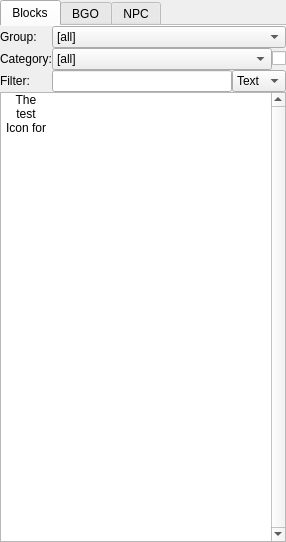
<?xml version="1.0" encoding="UTF-8"?>
<ui version="4.0">
 <class>LevelItemBox</class>
 <widget class="QDockWidget" name="LevelItemBox">
  <property name="geometry">
   <rect>
    <x>0</x>
    <y>0</y>
    <width>286</width>
    <height>542</height>
   </rect>
  </property>
  <property name="windowIcon">
   <iconset resource="../../_resources/editor.qrc">
    <normaloff>:/images/level.png</normaloff>:/images/level.png</iconset>
  </property>
  <property name="allowedAreas">
   <set>Qt::BottomDockWidgetArea|Qt::LeftDockWidgetArea|Qt::RightDockWidgetArea</set>
  </property>
  <property name="windowTitle">
   <string>Level Toolbox</string>
  </property>
  <property name="currentIndex" stdset="0">
   <number>0</number>
  </property>
  <widget class="QTabWidget" name="LevelToolBoxTabs">
   <property name="tabPosition">
    <enum>QTabWidget::North</enum>
   </property>
   <property name="currentIndex">
    <number>0</number>
   </property>
   <property name="documentMode">
    <bool>true</bool>
   </property>
   <widget class="QWidget" name="Blocks">
    <attribute name="title">
     <string>Blocks</string>
    </attribute>
    <layout class="QGridLayout" name="BlocksG" columnstretch="0,90,9,1" columnminimumwidth="50,0,15,0">
     <property name="leftMargin">
      <number>0</number>
     </property>
     <property name="topMargin">
      <number>0</number>
     </property>
     <property name="rightMargin">
      <number>0</number>
     </property>
     <property name="bottomMargin">
      <number>0</number>
     </property>
     <property name="spacing">
      <number>0</number>
     </property>
     <item row="1" column="1" colspan="2">
      <widget class="QComboBox" name="BlockCatList">
       <property name="maxVisibleItems">
        <number>30</number>
       </property>
       <item>
        <property name="text">
         <string notr="true">[all]</string>
        </property>
       </item>
      </widget>
     </item>
     <item row="1" column="0">
      <widget class="QLabel" name="BlockCatLabel">
       <property name="text">
        <string>Category:</string>
       </property>
      </widget>
     </item>
     <item row="4" column="0" colspan="4">
      <widget class="QListWidget" name="BlockItemsList">
       <property name="lineWidth">
        <number>1</number>
       </property>
       <property name="verticalScrollBarPolicy">
        <enum>Qt::ScrollBarAlwaysOn</enum>
       </property>
       <property name="sizeAdjustPolicy">
        <enum>QAbstractScrollArea::AdjustToContents</enum>
       </property>
       <property name="editTriggers">
        <set>QAbstractItemView::NoEditTriggers</set>
       </property>
       <property name="showDropIndicator" stdset="0">
        <bool>false</bool>
       </property>
       <property name="dragEnabled">
        <bool>false</bool>
       </property>
       <property name="dragDropOverwriteMode">
        <bool>false</bool>
       </property>
       <property name="dragDropMode">
        <enum>QAbstractItemView::DragDrop</enum>
       </property>
       <property name="selectionMode">
        <enum>QAbstractItemView::SingleSelection</enum>
       </property>
       <property name="selectionBehavior">
        <enum>QAbstractItemView::SelectItems</enum>
       </property>
       <property name="iconSize">
        <size>
         <width>48</width>
         <height>48</height>
        </size>
       </property>
       <property name="textElideMode">
        <enum>Qt::ElideNone</enum>
       </property>
       <property name="movement">
        <enum>QListView::Snap</enum>
       </property>
       <property name="resizeMode">
        <enum>QListView::Adjust</enum>
       </property>
       <property name="layoutMode">
        <enum>QListView::Batched</enum>
       </property>
       <property name="spacing">
        <number>20</number>
       </property>
       <property name="viewMode">
        <enum>QListView::IconMode</enum>
       </property>
       <property name="uniformItemSizes">
        <bool>false</bool>
       </property>
       <property name="wordWrap">
        <bool>true</bool>
       </property>
       <property name="sortingEnabled">
        <bool>true</bool>
       </property>
       <item>
        <property name="text">
         <string notr="true">The test Icon for blocks</string>
        </property>
        <property name="icon">
         <iconset resource="../../_resources/editor.qrc">
          <normaloff>:/images/cat_builder/cat_builder_48.png</normaloff>:/images/cat_builder/cat_builder_48.png</iconset>
        </property>
        <property name="flags">
         <set>ItemIsSelectable|ItemIsEnabled</set>
        </property>
       </item>
      </widget>
     </item>
     <item row="3" column="0">
      <widget class="QLabel" name="BlockFilterLabel">
       <property name="text">
        <string>Filter:</string>
       </property>
      </widget>
     </item>
     <item row="3" column="1">
      <widget class="QLineEdit" name="BlockFilterField"/>
     </item>
     <item row="3" column="2" colspan="2">
      <widget class="QComboBox" name="BlockFilterType">
       <item>
        <property name="text">
         <string>Text</string>
        </property>
       </item>
       <item>
        <property name="text">
         <string>ID</string>
        </property>
       </item>
      </widget>
     </item>
     <item row="1" column="3">
      <widget class="QCheckBox" name="BlockUniform">
       <property name="minimumSize">
        <size>
         <width>0</width>
         <height>0</height>
        </size>
       </property>
       <property name="maximumSize">
        <size>
         <width>15</width>
         <height>16777215</height>
        </size>
       </property>
       <property name="font">
        <font>
         <family>Liberation Sans</family>
         <pointsize>8</pointsize>
         <weight>50</weight>
         <italic>false</italic>
         <bold>false</bold>
         <kerning>false</kerning>
        </font>
       </property>
       <property name="toolTip">
        <string>Uniform icon size</string>
       </property>
       <property name="text">
        <string notr="true"/>
       </property>
       <property name="tristate">
        <bool>false</bool>
       </property>
      </widget>
     </item>
     <item row="0" column="0">
      <widget class="QLabel" name="BlockGroupLabel">
       <property name="text">
        <string>Group:</string>
       </property>
      </widget>
     </item>
     <item row="0" column="1" colspan="3">
      <widget class="QComboBox" name="BlockGroupList">
       <item>
        <property name="text">
         <string notr="true">[all]</string>
        </property>
       </item>
      </widget>
     </item>
    </layout>
   </widget>
   <widget class="QWidget" name="BGOs">
    <attribute name="title">
     <string>BGO</string>
    </attribute>
    <layout class="QGridLayout" name="BGOsG" columnstretch="0,90,9,1" columnminimumwidth="50,0,15,0">
     <property name="leftMargin">
      <number>0</number>
     </property>
     <property name="topMargin">
      <number>0</number>
     </property>
     <property name="rightMargin">
      <number>0</number>
     </property>
     <property name="bottomMargin">
      <number>0</number>
     </property>
     <property name="spacing">
      <number>0</number>
     </property>
     <item row="1" column="0">
      <widget class="QLabel" name="BGOCatLabel">
       <property name="text">
        <string>Category:</string>
       </property>
      </widget>
     </item>
     <item row="3" column="0" colspan="4">
      <widget class="QListWidget" name="BGOItemsList">
       <property name="lineWidth">
        <number>1</number>
       </property>
       <property name="verticalScrollBarPolicy">
        <enum>Qt::ScrollBarAlwaysOn</enum>
       </property>
       <property name="sizeAdjustPolicy">
        <enum>QAbstractScrollArea::AdjustToContents</enum>
       </property>
       <property name="editTriggers">
        <set>QAbstractItemView::NoEditTriggers</set>
       </property>
       <property name="showDropIndicator" stdset="0">
        <bool>false</bool>
       </property>
       <property name="dragEnabled">
        <bool>false</bool>
       </property>
       <property name="dragDropOverwriteMode">
        <bool>false</bool>
       </property>
       <property name="dragDropMode">
        <enum>QAbstractItemView::DragDrop</enum>
       </property>
       <property name="selectionMode">
        <enum>QAbstractItemView::SingleSelection</enum>
       </property>
       <property name="selectionBehavior">
        <enum>QAbstractItemView::SelectItems</enum>
       </property>
       <property name="iconSize">
        <size>
         <width>48</width>
         <height>48</height>
        </size>
       </property>
       <property name="textElideMode">
        <enum>Qt::ElideNone</enum>
       </property>
       <property name="movement">
        <enum>QListView::Snap</enum>
       </property>
       <property name="resizeMode">
        <enum>QListView::Adjust</enum>
       </property>
       <property name="layoutMode">
        <enum>QListView::Batched</enum>
       </property>
       <property name="spacing">
        <number>20</number>
       </property>
       <property name="viewMode">
        <enum>QListView::IconMode</enum>
       </property>
       <property name="uniformItemSizes">
        <bool>false</bool>
       </property>
       <property name="batchSize">
        <number>150</number>
       </property>
       <property name="wordWrap">
        <bool>true</bool>
       </property>
       <property name="sortingEnabled">
        <bool>true</bool>
       </property>
       <item>
        <property name="text">
         <string notr="true">The test Icon for backgrounds</string>
        </property>
        <property name="icon">
         <iconset resource="../../_resources/editor.qrc">
          <normaloff>:/images/cat_builder/cat_builder_48.png</normaloff>:/images/cat_builder/cat_builder_48.png</iconset>
        </property>
        <property name="flags">
         <set>ItemIsSelectable|ItemIsEnabled</set>
        </property>
       </item>
      </widget>
     </item>
     <item row="0" column="0">
      <widget class="QLabel" name="BGOGroupLabel">
       <property name="text">
        <string>Group:</string>
       </property>
      </widget>
     </item>
     <item row="2" column="0">
      <widget class="QLabel" name="BGOFilterLabel">
       <property name="text">
        <string>Filter:</string>
       </property>
      </widget>
     </item>
     <item row="2" column="1">
      <widget class="QLineEdit" name="BGOFilterField"/>
     </item>
     <item row="1" column="3">
      <widget class="QCheckBox" name="BGOUniform">
       <property name="maximumSize">
        <size>
         <width>15</width>
         <height>16777215</height>
        </size>
       </property>
       <property name="toolTip">
        <string>Uniform icon size</string>
       </property>
       <property name="text">
        <string/>
       </property>
      </widget>
     </item>
     <item row="1" column="1" colspan="2">
      <widget class="QComboBox" name="BGOCatList">
       <property name="maxVisibleItems">
        <number>30</number>
       </property>
       <item>
        <property name="text">
         <string notr="true">[all]</string>
        </property>
       </item>
      </widget>
     </item>
     <item row="2" column="2" colspan="2">
      <widget class="QComboBox" name="BGOFilterType">
       <item>
        <property name="text">
         <string>Text</string>
        </property>
       </item>
       <item>
        <property name="text">
         <string>ID</string>
        </property>
       </item>
      </widget>
     </item>
     <item row="0" column="1" colspan="3">
      <widget class="QComboBox" name="BGOGroupList">
       <item>
        <property name="text">
         <string notr="true">[all]</string>
        </property>
       </item>
      </widget>
     </item>
    </layout>
   </widget>
   <widget class="QWidget" name="NPCs">
    <attribute name="title">
     <string>NPC</string>
    </attribute>
    <layout class="QGridLayout" name="NPCsG" columnstretch="0,90,9,1" columnminimumwidth="50,0,15,0">
     <property name="leftMargin">
      <number>0</number>
     </property>
     <property name="topMargin">
      <number>0</number>
     </property>
     <property name="rightMargin">
      <number>0</number>
     </property>
     <property name="bottomMargin">
      <number>0</number>
     </property>
     <property name="spacing">
      <number>0</number>
     </property>
     <item row="2" column="0">
      <widget class="QLabel" name="NPCFilterLabel">
       <property name="text">
        <string>Filter:</string>
       </property>
      </widget>
     </item>
     <item row="2" column="1">
      <widget class="QLineEdit" name="NPCFilterField"/>
     </item>
     <item row="1" column="0">
      <widget class="QLabel" name="NPCCatLabel">
       <property name="text">
        <string>Category:</string>
       </property>
      </widget>
     </item>
     <item row="3" column="0" colspan="4">
      <widget class="QListWidget" name="NPCItemsList">
       <property name="lineWidth">
        <number>1</number>
       </property>
       <property name="verticalScrollBarPolicy">
        <enum>Qt::ScrollBarAlwaysOn</enum>
       </property>
       <property name="sizeAdjustPolicy">
        <enum>QAbstractScrollArea::AdjustToContents</enum>
       </property>
       <property name="editTriggers">
        <set>QAbstractItemView::NoEditTriggers</set>
       </property>
       <property name="showDropIndicator" stdset="0">
        <bool>false</bool>
       </property>
       <property name="dragEnabled">
        <bool>false</bool>
       </property>
       <property name="dragDropOverwriteMode">
        <bool>false</bool>
       </property>
       <property name="dragDropMode">
        <enum>QAbstractItemView::DragDrop</enum>
       </property>
       <property name="selectionMode">
        <enum>QAbstractItemView::SingleSelection</enum>
       </property>
       <property name="selectionBehavior">
        <enum>QAbstractItemView::SelectItems</enum>
       </property>
       <property name="iconSize">
        <size>
         <width>48</width>
         <height>48</height>
        </size>
       </property>
       <property name="textElideMode">
        <enum>Qt::ElideNone</enum>
       </property>
       <property name="movement">
        <enum>QListView::Snap</enum>
       </property>
       <property name="resizeMode">
        <enum>QListView::Adjust</enum>
       </property>
       <property name="layoutMode">
        <enum>QListView::Batched</enum>
       </property>
       <property name="spacing">
        <number>20</number>
       </property>
       <property name="viewMode">
        <enum>QListView::IconMode</enum>
       </property>
       <property name="uniformItemSizes">
        <bool>false</bool>
       </property>
       <property name="batchSize">
        <number>150</number>
       </property>
       <property name="wordWrap">
        <bool>true</bool>
       </property>
       <property name="sortingEnabled">
        <bool>true</bool>
       </property>
       <item>
        <property name="text">
         <string notr="true">The test Icon for NPCs</string>
        </property>
        <property name="icon">
         <iconset resource="../../_resources/editor.qrc">
          <normaloff>:/images/cat_builder/cat_builder_48.png</normaloff>:/images/cat_builder/cat_builder_48.png</iconset>
        </property>
        <property name="flags">
         <set>ItemIsSelectable|ItemIsEnabled</set>
        </property>
       </item>
      </widget>
     </item>
     <item row="1" column="1" colspan="2">
      <widget class="QComboBox" name="NPCCatList">
       <property name="maxVisibleItems">
        <number>30</number>
       </property>
       <item>
        <property name="text">
         <string notr="true">[all]</string>
        </property>
       </item>
      </widget>
     </item>
     <item row="1" column="3">
      <widget class="QCheckBox" name="NPCUniform">
       <property name="maximumSize">
        <size>
         <width>15</width>
         <height>16777215</height>
        </size>
       </property>
       <property name="toolTip">
        <string>Uniform icon size</string>
       </property>
       <property name="text">
        <string/>
       </property>
      </widget>
     </item>
     <item row="2" column="2" colspan="2">
      <widget class="QComboBox" name="NPCFilterType">
       <item>
        <property name="text">
         <string>Text</string>
        </property>
       </item>
       <item>
        <property name="text">
         <string>ID</string>
        </property>
       </item>
      </widget>
     </item>
     <item row="0" column="0">
      <widget class="QLabel" name="label_26">
       <property name="text">
        <string>Group:</string>
       </property>
      </widget>
     </item>
     <item row="0" column="1" colspan="3">
      <widget class="QComboBox" name="NPCGroupList">
       <item>
        <property name="text">
         <string notr="true">[all]</string>
        </property>
       </item>
      </widget>
     </item>
    </layout>
   </widget>
  </widget>
 </widget>
 <resources>
  <include location="../../_resources/editor.qrc"/>
 </resources>
 <connections/>
</ui>
